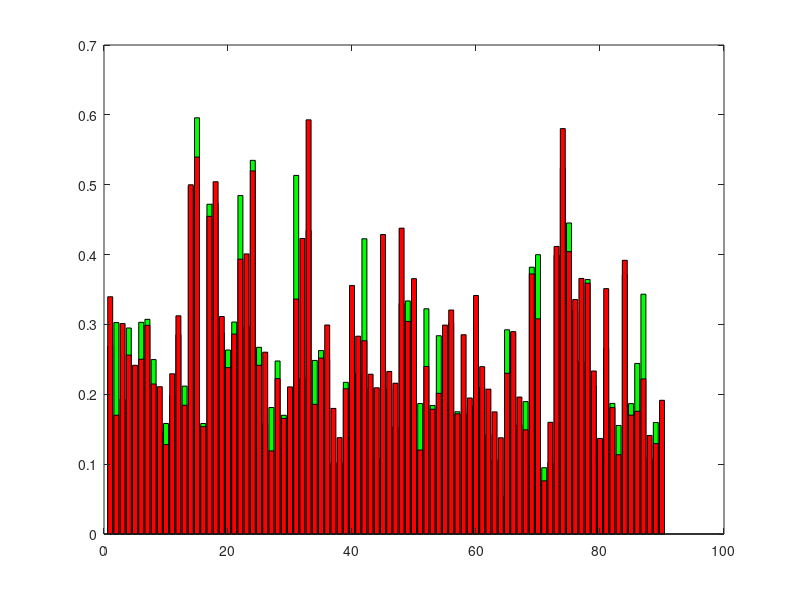
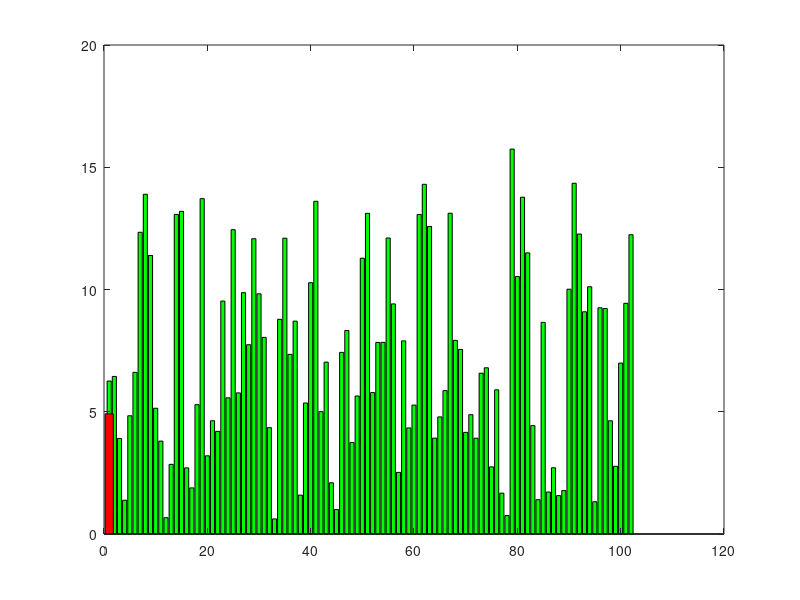

Reproduce these figures in MATLAB, in order.
clc;
clear;

resultsdir  = 'results'; %the directory for dumping results

load('results/Cropped_IBMS1_error.mat','error');
cropped_IBMS1_error = error;
load('results/IBMS1_error_cropped.mat','error');
IBMS1_error_cropped = error;

load('results/Cropped_DeepLens_error.mat','error');
cropped_DeepLens_error= error;
load('results/DeepLens_error_cropped.mat','error');
DeepLens_error_cropped=error;

figure('Name','IBMS1 error');
bar(1:length(cropped_IBMS1_error),cropped_IBMS1_error,'g');
hold on
bar(1:length(IBMS1_error_cropped),IBMS1_error_cropped, 'r')

figure('Name','DeepLense error');
bar(1:length(cropped_DeepLens_error),cropped_DeepLens_error,'g');
hold on
bar(1:length(DeepLens_error_cropped),DeepLens_error_cropped, 'r');